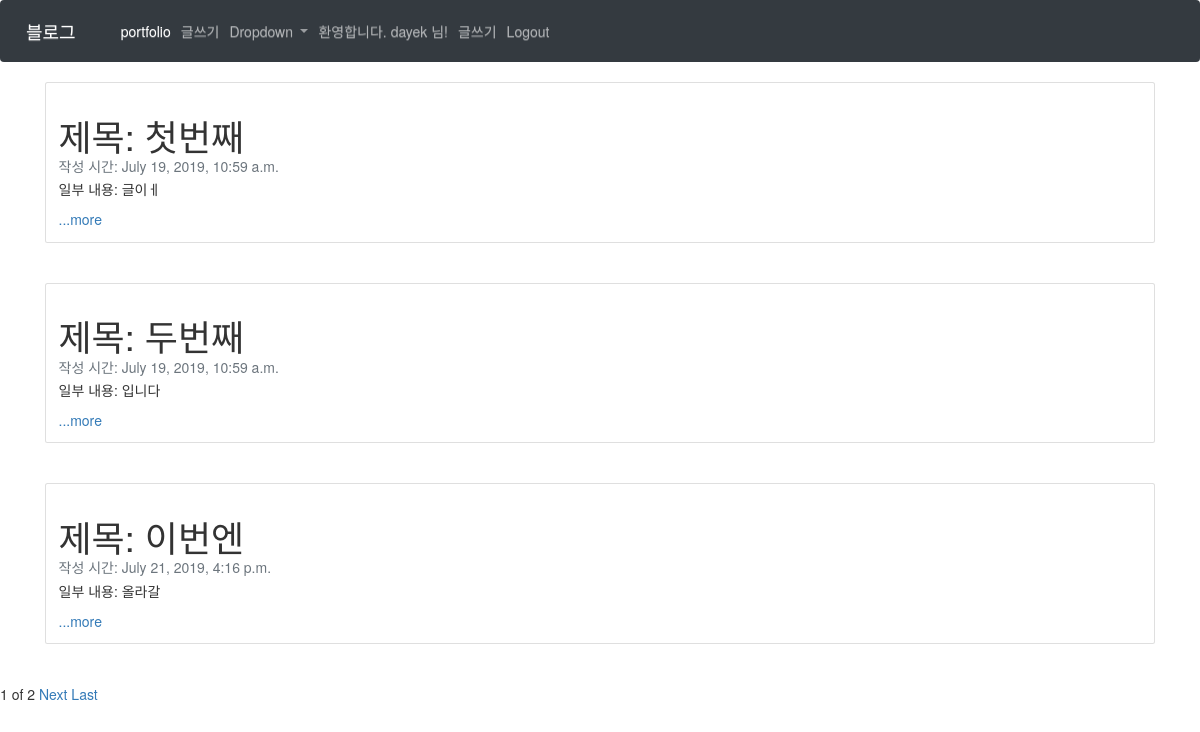
The app's page / (signed in) with its own data.
### blog/models.py (models this page shows, shortened)
class Blog(models.Model):
    title = models.CharField(max_length=200)
    pub_date = models.DateTimeField('date published')
    body = models.TextField()
    def summary(self):
        return self.body[:3]

### blog/views.py (the view)
# urls.py: 2. Add a URL to urlpatterns:  path('', views.home, name='home')
def home(request):
    blogs = Blog.objects
    blog_list=Blog.objects.all()
    paginator = Paginator(blog_list,3)
    page = request.GET.get('page')
    posts = paginator.get_page(page)
    return render(request, 'home.html', {'blogs':blogs, 'posts':posts})

### blog/templates/home.html (shortened to what this page needs)
{%extends 'base.html'%}
{% block contents %}
<body>
{% for blog in posts %}
<div class='container'>
        <div class="card">
                <div class="card-body">
                  <h1 class="card-title">제목: {{blog.title}}</h1>
                  <h5 class="card-subtitle mb-2 text-muted">작성 시간: {{blog.pub_date}}</h5>
                  <p class="card-text">일부 내용: {{blog.summary}}</p>
                <a href="{% url 'detail' blog.id%}" class="card-link">...more</a>
            </div>
        </div><br><br>
</div>
{% endfor %}
<span>{{posts.number}}</span>
<span>of</span>
<span>{{posts.paginator.num_pages}}</span>
{%if posts.has_next%}
<a href="?page={{posts.next_page_number}}">Next</a>
<a href="?page={{posts.paginator.num_pages}}">Last</a>
{%endif%}
</body>
{% endblock %}

### firstproject/templates/base.html (shortened to what this page needs)
<!DOCTYPE html>
<html lang="en">
<head>
    <link rel="stylesheet" href="https://stackpath.bootstrapcdn.com/bootstrap/4.3.1/css/bootstrap.min.css">
    <link rel="stylesheet" href="https://maxcdn.bootstrapcdn.com/bootstrap/3.3.2/css/bootstrap.min.css">
<link rel="stylesheet" href="https://maxcdn.bootstrapcdn.com/bootstrap/3.3.2/css/bootstrap-theme.min.css">
</head>
<body>
        <nav class="navbar navbar-expand-lg navbar-dark bg-dark">
                <a class="navbar-brand" href="#">블로그</a>
                <div class="collapse navbar-collapse" id="navbarSupportedContent">
                  <ul class="navbar-nav mr-auto">
                    <li class="nav-item active">
                      <a class="nav-link" href="{% url 'portfolio' %}">portfolio <span class="sr-only">(current)</span></a>
                    </li>
                    <li class="nav-item">
                      <a class="nav-link" href="{% url 'newblog' %}">글쓰기</a>
                    </li>
                    <li class="nav-item dropdown">
                      <a class="nav-link dropdown-toggle" href="#" id="navbarDropdown" role="button" data-toggle="dropdown" aria-haspopup="true" aria-expanded="false">
                        Dropdown
                      </a>
                    </li>
                    {% if user.is_authenticated %}
                    <li class="nav-item">
                        <a class="nav-link">환영합니다. {{ user.username }} 님!</a>
                    </li>
                    <li class="nav-item">
                        <a class="nav-link" href="{% url 'newblog' %}">글쓰기</a>
                    </li>
                    <li class="nav-item">
                        <a class="nav-link" href="javascript:{document.getElementById('logout').submit()}">Logout</a>
                     </li>
                        </div>
                  {% endif %}
              </nav>
              {% block contents %}
              {% endblock %}
</body>

### records on screen
Blog: title "첫번째", pub_date "July 19, 2019, 10:59 a.m.", summary "글이ㅔ"
Blog: title "두번째", pub_date "July 19, 2019, 10:59 a.m.", summary "입니다"
Blog: title "이번엔", pub_date "July 21, 2019, 4:16 p.m.", summary "올라갈"

### other values on screen
{{ user.username }} "dayek"
{{ posts.number }} "1"
{{ posts.paginator.num_pages }} "2"
